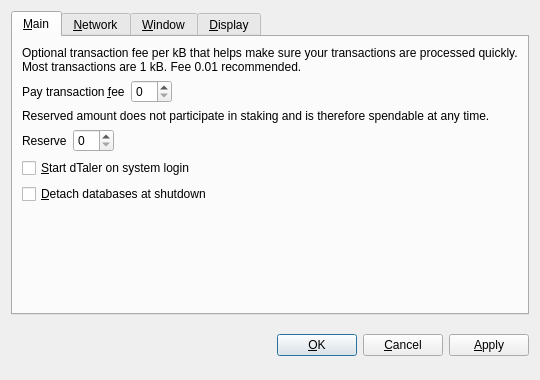
<?xml version="1.0" encoding="UTF-8"?>
<ui version="4.0">
 <class>OptionsDialog</class>
 <widget class="QDialog" name="OptionsDialog">
  <property name="geometry">
   <rect>
    <x>0</x>
    <y>0</y>
    <width>540</width>
    <height>380</height>
   </rect>
  </property>
  <property name="windowTitle">
   <string>Options</string>
  </property>
  <property name="modal">
   <bool>true</bool>
  </property>
  <layout class="QVBoxLayout" name="verticalLayout">
   <item>
    <widget class="QTabWidget" name="tabWidget">
     <property name="tabPosition">
      <enum>QTabWidget::North</enum>
     </property>
     <property name="currentIndex">
      <number>0</number>
     </property>
     <widget class="QWidget" name="tabMain">
      <attribute name="title">
       <string>&amp;Main</string>
      </attribute>
      <layout class="QVBoxLayout" name="verticalLayout_Main">
       <item>
        <widget class="QLabel" name="transactionFeeInfoLabel">
         <property name="text">
          <string>Optional transaction fee per kB that helps make sure your transactions are processed quickly. Most transactions are 1 kB. Fee 0.01 recommended.</string>
         </property>
         <property name="textFormat">
          <enum>Qt::PlainText</enum>
         </property>
         <property name="wordWrap">
          <bool>true</bool>
         </property>
        </widget>
       </item>
       <item>
        <layout class="QHBoxLayout" name="horizontalLayoutFee">
         <item>
          <widget class="QLabel" name="transactionFeeLabel">
           <property name="text">
            <string>Pay transaction &amp;fee</string>
           </property>
           <property name="textFormat">
            <enum>Qt::PlainText</enum>
           </property>
           <property name="buddy">
            <cstring>transactionFee</cstring>
           </property>
          </widget>
         </item>
         <item>
          <widget class="BitcoinAmountField" name="transactionFee"/>
         </item>
         <item>
          <spacer name="horizontalSpacerFee">
           <property name="orientation">
            <enum>Qt::Horizontal</enum>
           </property>
           <property name="sizeHint" stdset="0">
            <size>
             <width>40</width>
             <height>20</height>
            </size>
           </property>
          </spacer>
         </item>
        </layout>
       </item>
       <item>
        <widget class="QLabel" name="reserveBalanceInfoLabel">
         <property name="text">
          <string>Reserved amount does not participate in staking and is therefore spendable at any time.</string>
         </property>
         <property name="textFormat">
          <enum>Qt::PlainText</enum>
         </property>
         <property name="wordWrap">
          <bool>true</bool>
         </property>
        </widget>
       </item>
       <item>
        <layout class="QHBoxLayout" name="horizontalLayoutReserveBalance">
         <item>
          <widget class="QLabel" name="reserveBalanceLabel">
           <property name="text">
            <string>Reserve</string>
           </property>
           <property name="textFormat">
            <enum>Qt::PlainText</enum>
           </property>
           <property name="buddy">
            <cstring>reserveBalance</cstring>
           </property>
          </widget>
         </item>
         <item>
          <widget class="BitcoinAmountField" name="reserveBalance"/>
         </item>
         <item>
          <spacer name="horizontalSpacerReserveBalance">
           <property name="orientation">
            <enum>Qt::Horizontal</enum>
           </property>
           <property name="sizeHint" stdset="0">
            <size>
             <width>40</width>
             <height>20</height>
            </size>
           </property>
          </spacer>
         </item>
        </layout>
       </item>
       <item>
        <widget class="QCheckBox" name="bitcoinAtStartup">
         <property name="toolTip">
          <string>Automatically start dTaler after logging in to the system.</string>
         </property>
         <property name="text">
          <string>&amp;Start dTaler on system login</string>
         </property>
        </widget>
       </item>
       <item>
        <widget class="QCheckBox" name="detachDatabases">
         <property name="toolTip">
          <string>Detach block and address databases at shutdown. This means they can be moved to another data directory, but it slows down shutdown. The wallet is always detached.</string>
         </property>
         <property name="text">
          <string>&amp;Detach databases at shutdown</string>
         </property>
        </widget>
       </item>
       <item>
        <spacer name="verticalSpacer_Main">
         <property name="orientation">
          <enum>Qt::Vertical</enum>
         </property>
         <property name="sizeHint" stdset="0">
          <size>
           <width>20</width>
           <height>40</height>
          </size>
         </property>
        </spacer>
       </item>
      </layout>
     </widget>
     <widget class="QWidget" name="tabNetwork">
      <attribute name="title">
       <string>&amp;Network</string>
      </attribute>
      <layout class="QVBoxLayout" name="verticalLayout_Network">
       <item>
        <widget class="QCheckBox" name="mapPortUpnp">
         <property name="toolTip">
          <string>Automatically open the dTaler client port on the router. This only works when your router supports UPnP and it is enabled.</string>
         </property>
         <property name="text">
          <string>Map port using &amp;UPnP</string>
         </property>
        </widget>
       </item>
       <item>
        <widget class="QCheckBox" name="connectSocks">
         <property name="toolTip">
          <string>Connect to the dTaler network through a SOCKS proxy (e.g. when connecting through Tor).</string>
         </property>
         <property name="text">
          <string>&amp;Connect through SOCKS proxy:</string>
         </property>
        </widget>
       </item>
       <item>
        <layout class="QHBoxLayout" name="horizontalLayout_Network">
         <item>
          <widget class="QLabel" name="proxyIpLabel">
           <property name="text">
            <string>Proxy &amp;IP:</string>
           </property>
           <property name="textFormat">
            <enum>Qt::PlainText</enum>
           </property>
           <property name="buddy">
            <cstring>proxyIp</cstring>
           </property>
          </widget>
         </item>
         <item>
          <widget class="QValidatedLineEdit" name="proxyIp">
           <property name="maximumSize">
            <size>
             <width>140</width>
             <height>16777215</height>
            </size>
           </property>
           <property name="toolTip">
            <string>IP address of the proxy (e.g. 127.0.0.1)</string>
           </property>
          </widget>
         </item>
         <item>
          <widget class="QLabel" name="proxyPortLabel">
           <property name="text">
            <string>&amp;Port:</string>
           </property>
           <property name="textFormat">
            <enum>Qt::PlainText</enum>
           </property>
           <property name="buddy">
            <cstring>proxyPort</cstring>
           </property>
          </widget>
         </item>
         <item>
          <widget class="QLineEdit" name="proxyPort">
           <property name="maximumSize">
            <size>
             <width>55</width>
             <height>16777215</height>
            </size>
           </property>
           <property name="toolTip">
            <string>Port of the proxy (e.g. 9050)</string>
           </property>
          </widget>
         </item>
         <item>
          <widget class="QLabel" name="socksVersionLabel">
           <property name="text">
            <string>SOCKS &amp;Version:</string>
           </property>
           <property name="textFormat">
            <enum>Qt::PlainText</enum>
           </property>
           <property name="buddy">
            <cstring>socksVersion</cstring>
           </property>
          </widget>
         </item>
         <item>
          <widget class="QValueComboBox" name="socksVersion">
           <property name="toolTip">
            <string>SOCKS version of the proxy (e.g. 5)</string>
           </property>
          </widget>
         </item>
         <item>
          <spacer name="horizontalSpacer_Network">
           <property name="orientation">
            <enum>Qt::Horizontal</enum>
           </property>
           <property name="sizeHint" stdset="0">
            <size>
             <width>40</width>
             <height>20</height>
            </size>
           </property>
          </spacer>
         </item>
        </layout>
       </item>
       <item>
        <spacer name="verticalSpacer_Network">
         <property name="orientation">
          <enum>Qt::Vertical</enum>
         </property>
         <property name="sizeHint" stdset="0">
          <size>
           <width>20</width>
           <height>40</height>
          </size>
         </property>
        </spacer>
       </item>
      </layout>
     </widget>
     <widget class="QWidget" name="tabWindow">
      <attribute name="title">
       <string>&amp;Window</string>
      </attribute>
      <layout class="QVBoxLayout" name="verticalLayout_Window">
       <item>
        <widget class="QCheckBox" name="minimizeToTray">
         <property name="toolTip">
          <string>Show only a tray icon after minimizing the window.</string>
         </property>
         <property name="text">
          <string>&amp;Minimize to the tray instead of the taskbar</string>
         </property>
        </widget>
       </item>
       <item>
        <widget class="QCheckBox" name="minimizeOnClose">
         <property name="toolTip">
          <string>Minimize instead of exit the application when the window is closed. When this option is enabled, the application will be closed only after selecting Quit in the menu.</string>
         </property>
         <property name="text">
          <string>M&amp;inimize on close</string>
         </property>
        </widget>
       </item>
       <item>
        <spacer name="verticalSpacer_Window">
         <property name="orientation">
          <enum>Qt::Vertical</enum>
         </property>
         <property name="sizeHint" stdset="0">
          <size>
           <width>20</width>
           <height>40</height>
          </size>
         </property>
        </spacer>
       </item>
      </layout>
     </widget>
     <widget class="QWidget" name="tabDisplay">
      <attribute name="title">
       <string>&amp;Display</string>
      </attribute>
      <layout class="QVBoxLayout" name="verticalLayout_Display">
       <item>
        <layout class="QHBoxLayout" name="horizontalLayout_1_Display">
         <item>
          <widget class="QLabel" name="langLabel">
           <property name="text">
            <string>User Interface &amp;language:</string>
           </property>
           <property name="textFormat">
            <enum>Qt::PlainText</enum>
           </property>
           <property name="buddy">
            <cstring>lang</cstring>
           </property>
          </widget>
         </item>
         <item>
          <widget class="QValueComboBox" name="lang">
           <property name="toolTip">
            <string>The user interface language can be set here. This setting will take effect after restarting dTaler.</string>
           </property>
          </widget>
         </item>
        </layout>
       </item>
       <item>
        <layout class="QHBoxLayout" name="horizontalLayout_2_Display">
         <item>
          <widget class="QLabel" name="unitLabel">
           <property name="text">
            <string>&amp;Unit to show amounts in:</string>
           </property>
           <property name="textFormat">
            <enum>Qt::PlainText</enum>
           </property>
           <property name="buddy">
            <cstring>unit</cstring>
           </property>
          </widget>
         </item>
         <item>
          <widget class="QValueComboBox" name="unit">
           <property name="toolTip">
            <string>Choose the default subdivision unit to show in the interface and when sending coins.</string>
           </property>
          </widget>
         </item>
        </layout>
       </item>
       <item>
        <widget class="QCheckBox" name="displayAddresses">
         <property name="toolTip">
          <string>Whether to show dTaler addresses in the transaction list or not.</string>
         </property>
         <property name="text">
          <string>&amp;Display addresses in transaction list</string>
         </property>
        </widget>
       </item>
       <item>
        <widget class="QCheckBox" name="coinControlFeatures">
         <property name="toolTip">
          <string>Whether to show coin control features or not.</string>
         </property>
         <property name="text">
          <string>Display coin &amp;control features (experts only!)</string>
         </property>
        </widget>
       </item>
       <item>
        <spacer name="verticalSpacer_Display">
         <property name="orientation">
          <enum>Qt::Vertical</enum>
         </property>
         <property name="sizeHint" stdset="0">
          <size>
           <width>20</width>
           <height>40</height>
          </size>
         </property>
        </spacer>
       </item>
      </layout>
     </widget>
    </widget>
   </item>
   <item>
    <layout class="QHBoxLayout" name="horizontalLayout_Buttons">
     <item>
      <spacer name="horizontalSpacer_1">
       <property name="orientation">
        <enum>Qt::Horizontal</enum>
       </property>
       <property name="sizeHint" stdset="0">
        <size>
         <width>40</width>
         <height>48</height>
        </size>
       </property>
      </spacer>
     </item>
     <item>
      <widget class="QLabel" name="statusLabel">
       <property name="font">
        <font>
         <weight>75</weight>
         <bold>true</bold>
        </font>
       </property>
       <property name="text">
        <string/>
       </property>
       <property name="textFormat">
        <enum>Qt::PlainText</enum>
       </property>
       <property name="wordWrap">
        <bool>true</bool>
       </property>
      </widget>
     </item>
     <item>
      <spacer name="horizontalSpacer_2">
       <property name="orientation">
        <enum>Qt::Horizontal</enum>
       </property>
       <property name="sizeHint" stdset="0">
        <size>
         <width>40</width>
         <height>48</height>
        </size>
       </property>
      </spacer>
     </item>
     <item>
      <widget class="QPushButton" name="okButton">
       <property name="text">
        <string>&amp;OK</string>
       </property>
      </widget>
     </item>
     <item>
      <widget class="QPushButton" name="cancelButton">
       <property name="text">
        <string>&amp;Cancel</string>
       </property>
       <property name="autoDefault">
        <bool>false</bool>
       </property>
      </widget>
     </item>
     <item>
      <widget class="QPushButton" name="applyButton">
       <property name="text">
        <string>&amp;Apply</string>
       </property>
       <property name="autoDefault">
        <bool>false</bool>
       </property>
      </widget>
     </item>
    </layout>
   </item>
  </layout>
 </widget>
 <customwidgets>
  <customwidget>
   <class>BitcoinAmountField</class>
   <extends>QSpinBox</extends>
   <header>bitcoinamountfield.h</header>
  </customwidget>
  <customwidget>
   <class>QValueComboBox</class>
   <extends>QComboBox</extends>
   <header>qvaluecombobox.h</header>
  </customwidget>
  <customwidget>
   <class>QValidatedLineEdit</class>
   <extends>QLineEdit</extends>
   <header>qvalidatedlineedit.h</header>
  </customwidget>
 </customwidgets>
 <resources/>
 <connections/>
</ui>
